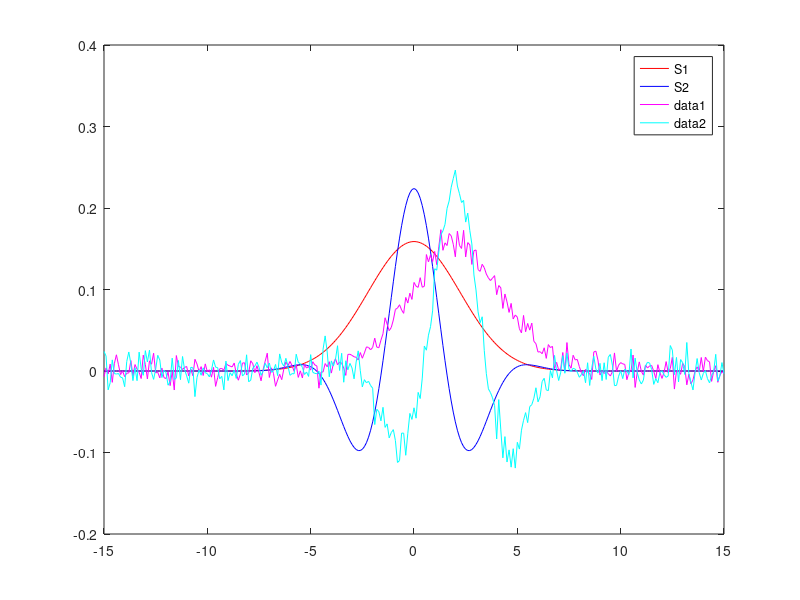

The MATLAB script that drew this image: (Note: this script raises an error after producing the figure.)
clear all
close all

T_s = 0.1;
T_range = [-15:T_s:15];
s1 = exp(-0.1*T_range.^2);
s2 = exp(-0.1*T_range.^2).*cos(T_range);

% Compute the energy
E1 = sum(abs(s1.^2));
E2 = sum(abs(s2.^2));

% Normalized signals => signal energy =1
alpha_1 = 1/sqrt(E1);
alpha_2 = 1/sqrt(E2);
s1 = s1*alpha_1;
s2 = s2*alpha_2;

% SNR
SNR = 25;
sigma2 = 10^(-SNR/10);

% Random time diff calc
T = 2% -5 + 10*rand(1);

s1_time_diffed = exp(-0.1*(T_range-T).^2);
s2_time_diffed = exp(-0.1*(T_range-T).^2).*cos((T_range-T));

%% a)
% s2 is better because of greater derivate which is looked for in CRB See
% (3.14) in kay I
figure(1)
plot (T_range,s1,'r')
hold on
plot (T_range,s2,'b')
legend("S1","S2")

% Lägger till brus
x1 = exp(-0.1*(T_range-T).^2) + sqrt(sigma2)*randn(1,length(T_range));
x2 = exp(-0.1*(T_range-T).^2).*cos(T_range-T) + sqrt(sigma2)*randn(1,length(T_range));

x1 = x1/sqrt(E1);
x2 = x2/sqrt(E2);
figure(1)
plot(T_range,x1,'m')
plot(T_range,x2,'c')
hold off

T_search = -5:T_s:5;
T_hat_metric = zeros(1,length(T_search));

% ML estimatorn för s1
for i = 1:1:length(T_search)
    t = T_search(i);
    intermidiate = 1/sqrt(E1)*exp(-0.1*(T_range-t).^2);
    T_hat_metric(i) = sum(x1.*intermidiate);
end

[max, max_t_index] = max(T_hat_metric);
genarate_T_hat_from_two_funcs(s1,x1);
T_search(max_t_index)
figure(3)
plot(T_search,T_hat_metric,'r')
%% Monte Carlo
% testa antalat körningar
rng('shuffle')

M0 = 1:100:5001; % All the different number of monte-carlo runs we will try
N = length(T_range);
T_hat_mean = zeros(2,M0(end));
T_hat_std = zeros(2,M0(end));

for M=M0
    
    T_hat_s1 = zeros(1,M );
    T_hat_s2 = zeros(1,M );
    for m=1:M
        % s1 and s2 contains the signal without noise.
        x1 =  sqrt(sigma2)*rand(1,N);
        T_hat_s1(m) = genarate_T_hat_from_two_funcs(s1,x1+s1_time_diffed);
        T_hat_s2(m) = genarate_T_hat_from_two_funcs(s2,x1+s2_time_diffed);
    end
    T_hat_mean(1,M) = mean(T_hat_s1);
    T_hat_std(1,M) = std(T_hat_s1);
    T_hat_mean(2,M) = mean(T_hat_s2);
    T_hat_std(2,M) = std(T_hat_s2);
    
end

mean_plot_1 = T_hat_mean(1,:);
std_plot_1 = T_hat_std(1,:);
mean_plot_2 = T_hat_mean(2,:);
std_plot_2 = T_hat_std(2,:);

figure(25)
plot(M0,mean_plot_1(M0),M0,mean_plot_2(M0))
legend("s1","s2")
title("mean")

figure(26)
plot(M0,std_plot_1(M0),M0,std_plot_2(M0))
legend("s1","s2")
title("std")

%% sqrt(CRB) to SNR

%Plot CRB theoretical value


SNR_range = 1:1:40;

sigma2_range = 10.^(-SNR_range./10);

% semilogy(SNR_range,sigma2_range(SNR_range),'b-')
